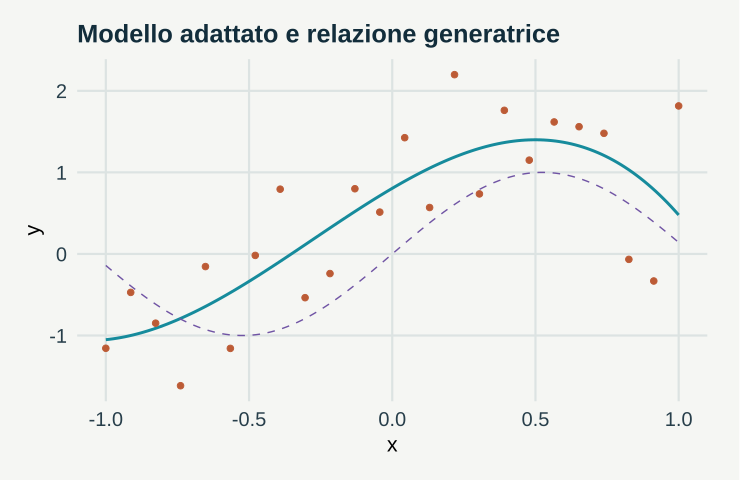

Recreate this plot in R.
# GeoStat Lab — funzioni comuni. R >= 4.3; ggplot2 >= 3.4; jsonlite.
suppressPackageStartupMessages(library(ggplot2))
col_geo <- c('#168B9C','#BC5B35','#7054A4','#A17B19','#227864','#64748B')
theme_set(theme_minimal(base_size=17, base_family='sans') + theme(
  plot.background=element_rect(fill='#F5F6F3',colour=NA),
  panel.background=element_rect(fill='#F5F6F3',colour=NA),
  panel.grid.minor=element_blank(),panel.grid.major=element_line(colour='#DCE3E2'),
  plot.title=element_text(size=19,face='bold',colour='#122D3B'),
  plot.subtitle=element_text(size=13,colour='#405560',margin=margin(b=12)),
  axis.text=element_text(size=15,colour='#273E4A'),axis.title=element_text(size=16),
  legend.position='bottom',legend.title=element_blank(),legend.text=element_text(size=14),
  strip.text=element_text(size=15,face='bold'),plot.margin=margin(18,24,18,18)))
metric <- function(...) data.frame(grandezza=names(c(...)),valore=as.character(c(...)),check.names=FALSE)
f <- function(x,d=3) {out<-formatC(x,digits=d,format='fg');out[!is.finite(x)]<-'Non definito';out}
line_plot <- function(d,x='x',y='y',title='',xl=x,yl=y,group=NULL) {
 p<-ggplot(d,aes(x=.data[[x]],y=.data[[y]]))
 if(is.null(group)) p<-p+geom_line(colour=col_geo[1],linewidth=1.05) else p<-p+aes(colour=.data[[group]],group=.data[[group]])+geom_line(linewidth=1)+scale_colour_manual(values=col_geo)
 p+labs(title=title,x=xl,y=yl)
}
point_plot <- function(d,x='x',y='y',title='',xl=x,yl=y,group=NULL) {
 p<-ggplot(d,aes(x=.data[[x]],y=.data[[y]]))
 if(is.null(group))p<-p+geom_point(colour=col_geo[1],size=2.5,alpha=.8) else p<-p+aes(colour=.data[[group]])+geom_point(size=2.7,alpha=.85)+scale_colour_manual(values=col_geo)
 p+labs(title=title,x=xl,y=yl)
}
hist_plot<-function(x,title='',xl='Valore',bins=20)ggplot(data.frame(x=x),aes(x))+geom_histogram(bins=bins,fill=col_geo[1],colour='#F5F6F3')+labs(title=title,x=xl,y='Frequenza')
bar_plot<-function(d,x='gruppo',y='valore',title='',yl='Valore')ggplot(d,aes(x=.data[[x]],y=.data[[y]],fill=.data[[x]]))+geom_col(width=.65)+scale_fill_manual(values=rep(col_geo,length.out=length(unique(d[[x]])) ))+guides(fill='none')+labs(title=title,x=NULL,y=yl)
map_plot<-function(d,z='z',title='',xl='Est [km]',yl='Nord [km]')ggplot(d,aes(x,y,fill=.data[[z]]))+geom_raster()+coord_equal()+scale_fill_gradientn(colours=c('#153F56','#298C9C','#B8CDB2','#F1D889','#AD542F'))+labs(title=title,x=xl,y=yl)
acf_data<-function(x,lag=20){a<-acf(x,lag.max=min(lag,length(x)-1),plot=FALSE);data.frame(x=as.vector(a$lag)[-1],y=as.vector(a$acf)[-1])}
# AR(1), distribuzione marginale stazionaria N(0, 1).
ar_series<-function(n,rho){x<-numeric(n);x[1]<-rnorm(1);for(i in 2:n)x[i]<-rho*x[i-1]+sqrt(1-rho^2)*rnorm(1);x}
# Distanze euclidee in unità metriche già dichiarate; nessuna conversione implicita di CRS.
dist_cross<-function(a,b)sqrt(outer(a[,1],b[,1],'-')^2+outer(a[,2],b[,2],'-')^2)
# Predittore IDW: i punti coincidenti ricevono esattamente il valore osservato.
idw<-function(xy,z,new,power=2){dd<-dist_cross(new,xy);apply(dd,1,function(d)if(any(d<1e-10))mean(z[d<1e-10])else weighted.mean(z,d^(-power)))}
# CART didattico binario: divisioni assiali che minimizzano l'impurità di Gini.
cart_fit<-function(x,y,depth=2,minleaf=4){
 node<-list(p=mean(y),n=length(y));if(depth<1||length(unique(y))<2||length(y)<2*minleaf)return(node)
 best<-Inf
 for(j in seq_len(ncol(x))){v<-sort(unique(x[,j])); if(length(v)<2)next
  for(cut in (head(v,-1)+tail(v,-1))/2){left<-x[,j]<=cut;nl<-sum(left);nr<-sum(!left);if(min(nl,nr)<minleaf)next
   score<-nl*mean(y[left])*(1-mean(y[left]))+nr*mean(y[!left])*(1-mean(y[!left]))
   if(score<best){best<-score;node$j<-j;node$cut<-cut;split<-left}
  }
 }
 if(is.finite(best)){node$left<-cart_fit(x[split,,drop=FALSE],y[split],depth-1,minleaf);node$right<-cart_fit(x[!split,,drop=FALSE],y[!split],depth-1,minleaf)};node
}
cart_predict<-function(tree,x)apply(x,1,function(row){t<-tree;while(!is.null(t$j))t<-if(row[t$j]<=t$cut)t$left else t$right;t$p})

p <- list(degree = 3, noise = 1, seed = 17)
set.seed(p$seed)

x <- seq(-1, 1, length.out = 24)

y <- sin(3 * x) + rnorm(24, sd = p$noise)

fit <- lm(y ~ poly(x, p$degree, raw = TRUE))

xt <- seq(-1, 1, length.out = 150)

yt <- sin(3 * xt) + rnorm(150, sd = p$noise)

pr <- predict(fit, data.frame(x = xt))

data <- data.frame(x = xt, y = pr, vero = sin(3 * xt))

plots <- list(line_plot(data, title = "Modello adattato e relazione generatrice") + geom_line(aes(y = vero), 
    colour = col_geo[3], linetype = 2) + geom_point(data = data.frame(x, y), aes(x, y), inherit.aes = FALSE, 
    colour = col_geo[2], size = 2))

metrics <- metric(`RMSE adattamento` = f(sqrt(mean(resid(fit)^2))), `RMSE nuove osservazioni` = f(sqrt(mean((yt - 
    pr)^2))))
print(metrics,row.names=FALSE)
ggplot2::ggsave('m07-validazione-A.svg',plots[[1]],device=svglite::svglite,width=7.7,height=5.0,bg='#F8F6F1')
